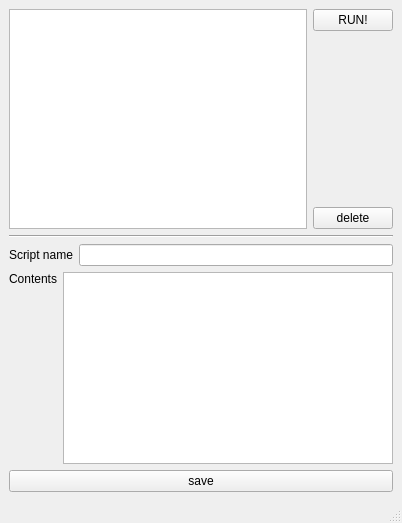
<?xml version="1.0" encoding="UTF-8"?>
<ui version="4.0">
 <class>MainWindow</class>
 <widget class="QMainWindow" name="MainWindow">
  <property name="geometry">
   <rect>
    <x>0</x>
    <y>0</y>
    <width>402</width>
    <height>523</height>
   </rect>
  </property>
  <property name="sizePolicy">
   <sizepolicy hsizetype="Fixed" vsizetype="Fixed">
    <horstretch>0</horstretch>
    <verstretch>0</verstretch>
   </sizepolicy>
  </property>
  <property name="windowTitle">
   <string>MainWindow</string>
  </property>
  <widget class="QWidget" name="centralwidget">
   <layout class="QGridLayout" name="gridLayout">
    <item row="0" column="0">
     <layout class="QVBoxLayout" name="verticalLayout_2">
      <item>
       <layout class="QHBoxLayout" name="horizontalLayout">
        <item>
         <widget class="QListWidget" name="listwidget"/>
        </item>
        <item>
         <layout class="QVBoxLayout" name="verticalLayout">
          <item>
           <widget class="QPushButton" name="btn_runscript">
            <property name="text">
             <string>RUN!</string>
            </property>
           </widget>
          </item>
          <item>
           <spacer name="verticalSpacer">
            <property name="orientation">
             <enum>Qt::Vertical</enum>
            </property>
            <property name="sizeHint" stdset="0">
             <size>
              <width>20</width>
              <height>40</height>
             </size>
            </property>
           </spacer>
          </item>
          <item>
           <widget class="QPushButton" name="btn_deletescript">
            <property name="text">
             <string>delete</string>
            </property>
           </widget>
          </item>
         </layout>
        </item>
       </layout>
      </item>
      <item>
       <widget class="Line" name="line">
        <property name="orientation">
         <enum>Qt::Horizontal</enum>
        </property>
       </widget>
      </item>
      <item>
       <layout class="QVBoxLayout" name="verticalLayout_4">
        <item>
         <layout class="QHBoxLayout" name="horizontalLayout_2">
          <item>
           <widget class="QLabel" name="label">
            <property name="text">
             <string>Script name</string>
            </property>
           </widget>
          </item>
          <item>
           <widget class="QLineEdit" name="input_scriptname"/>
          </item>
         </layout>
        </item>
        <item>
         <layout class="QHBoxLayout" name="horizontalLayout_3">
          <item>
           <layout class="QVBoxLayout" name="verticalLayout_3">
            <item>
             <widget class="QLabel" name="label_2">
              <property name="text">
               <string>Contents</string>
              </property>
             </widget>
            </item>
            <item>
             <spacer name="verticalSpacer_2">
              <property name="orientation">
               <enum>Qt::Vertical</enum>
              </property>
              <property name="sizeHint" stdset="0">
               <size>
                <width>20</width>
                <height>40</height>
               </size>
              </property>
             </spacer>
            </item>
           </layout>
          </item>
          <item>
           <widget class="QPlainTextEdit" name="input_script"/>
          </item>
         </layout>
        </item>
        <item>
         <widget class="QPushButton" name="btn_savescript">
          <property name="text">
           <string>save</string>
          </property>
         </widget>
        </item>
       </layout>
      </item>
     </layout>
    </item>
   </layout>
  </widget>
  <widget class="QMenuBar" name="menubar">
   <property name="geometry">
    <rect>
     <x>0</x>
     <y>0</y>
     <width>402</width>
     <height>21</height>
    </rect>
   </property>
  </widget>
  <widget class="QStatusBar" name="statusbar"/>
 </widget>
 <resources/>
 <connections/>
</ui>
